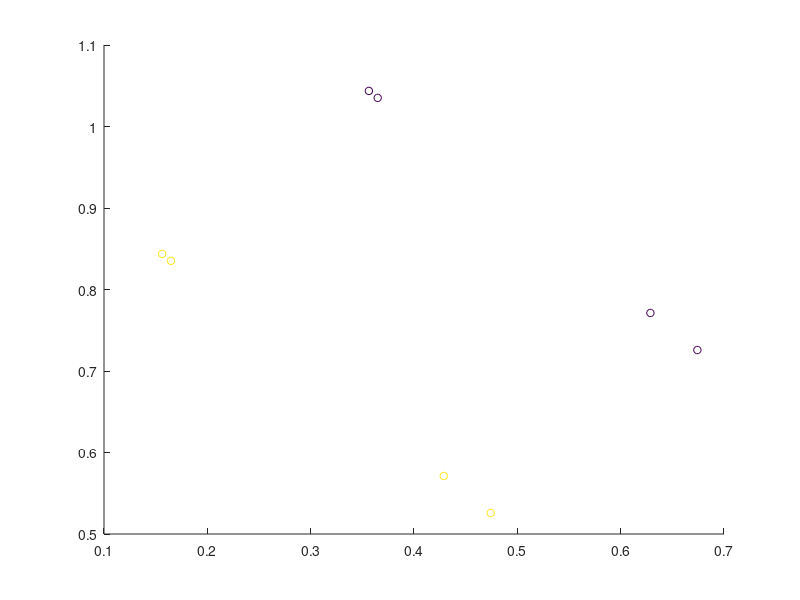

Reproduce this figure in MATLAB. (Note: this script raises an error after producing the figure.)
% This script is a demo showing some simple decoding on simulated toy data.
% The toy data are simple matlab matrices and no "real" fMRI or EEG data.

fpath = fileparts(fileparts(mfilename('fullpath')));
addpath(fpath)

clear all
dbstop if error % if something goes wrong

%% Set the output directory where data will be saved
% cfg.results.dir = % e.g. 'toyresults'
cfg.results.write = 0; % no results are written to disk

cfg.decoding.method = 'classification';

%% generate some toy data
% define number of "runs" and center means
nruns = 4; % lets simulate we have n runs
set2.mean = [0 0];
set1.mean = [.2 .2]; % should have the same dim as set1, otherwise it wont work (and would not make sense, either)

% data on two shifted lines
x = rand(nruns, 1);
dat = [x, x.*(-1) + 1];
data1 = dat + repmat(set1.mean, nruns, 1);
data2 = dat + repmat(set2.mean, nruns, 1);

% alternative: uniform
% data1 = rand(nruns, length(set1.mean)) + repmat(set1.mean, nruns, 1);
% data2 = rand(nruns, length(set2.mean)) + repmat(set2.mean, nruns, 1);

% put all together in a data matrix
data = [data1; data2]; 

%% add data description
% save labels
cfg.files.label = [ones(size(data1,1), 1); 2*ones(size(data1,1), 1)];

% save run number
cfg.files.step = [1:nruns, 1:nruns]';

% save a description
for ifile = 1:length(cfg.files.label)
    cfg.files.name(ifile) = {sprintf('class%i_run%i', cfg.files.label(ifile), cfg.files.step(ifile))};
end

% add an empty mask
cfg.files.mask = '';

%% plot the data (if 2d)
if size(data, 2) == 2
    resfig = figure('name', 'Data');
    scatter(data(:, 1), data(:, 2), 30, cfg.files.label);
end

%% Prepare data for passing
pass_data.data = data;
pass_data.mask_index = 1:size(data, 2); % use all voxels
pass_data.files = cfg.files;
pass_data.hdr = ''; % we don't need a header, because we don't write img-files as output (but mat-files)
pass_data.dim = [length(set1.mean), 1, 1]; % add dimension information of the original data
% passed_data.voxelsize = [1 1 1];


%% Add defaults for the remaining parameters that we did not specify
cfg = decoding_defaults(cfg);

% Set the analysis that should be performed (here we only want to do 1
% decoding)
cfg.analysis = 'wholebrain';
cfg.results.output = {'accuracy', 'model_parameters'}; % add if you want to see the model

%% Nothing needs to be changed below for a standard leave-one-run out cross validation analysis.
% Create a leave-one-run-out cross validation design:
cfg.design = make_design_cv(cfg); 

figure('name', 'Design')
plot_design(cfg);

%% Decoding Parameters

% default: -s 0 -t 0 -c 1 -b 0 -q
cfg.decoding.method = 'classification';
cfg.decoding.train.classification.model_parameters = '-s 0 -t 0 -c 1 -b 0 -q';

%% Run decoding
[results, cfg] = decoding(cfg, pass_data);

%% Print decision boundary in figure

if isfield(results, 'model_parameters')
    if length(cfg.decoding.method) >= 6 && strcmp(cfg.decoding.method(end-6:end), '_kernel')
        error('Sorry, plotting does only work for non-kernel methods at the moment')
    end
    svm_model = results.model_parameters.output(1).model(1); % get the model of the first SVM
    [X, Y] = meshgrid(-2:.11:3);
    Z = X;    
    decoding_out = libsvm_test(zeros(size(X(:))),[X(:), Y(:)],cfg,svm_model);
    Z(:) = decoding_out.decision_values;
    figure(resfig);
    hold on
    contour(X,Y,Z, -1:1);
    hold off
end

dbclear if error
